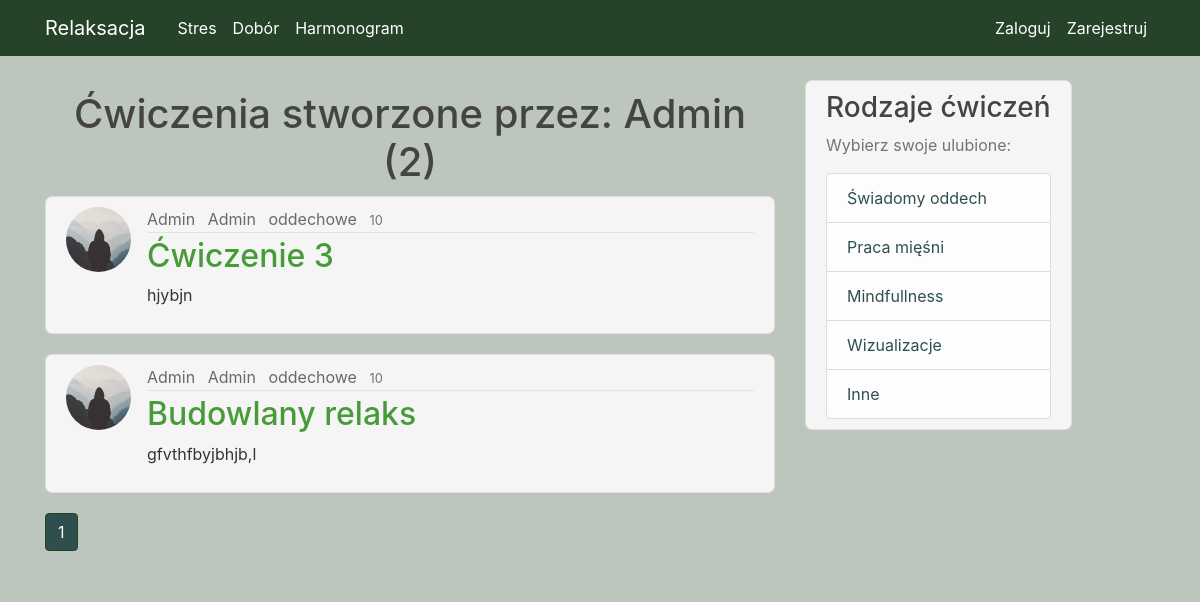
/user/Admin, run on the app's committed database.
### Relaks/models.py (models this page shows, shortened)
class User(db.Model, UserMixin):
    id = db.Column(db.Integer, primary_key=True)
    username = db.Column(db.String(20), unique=True, nullable=False)
    email = db.Column(db.String(120), unique=True, nullable=False)
    image_file = db.Column(db.String(20), nullable=False, default='default.jpg')
    password = db.Column(db.String(60), nullable=False)
    is_admin = db.Column(db.Boolean, nullable=False)
    posts = db.relationship('Post', backref='author', lazy=True)
    fav = db.relationship('Favourite', backref='author', lazy=True)

class Post(db.Model):
    id = db.Column(db.Integer, primary_key=True, autoincrement=True)
    name = db.Column(db.String(100), nullable=True)
    category = db.Column(db.String(100), nullable=True)
    time = db.Column(db.Integer, nullable=True)
    content = db.Column(db.Text, nullable=True)
    user_id = db.Column(db.Integer, db.ForeignKey('user.id'), nullable=False)
    fav = db.relationship('Favourite', backref='fav', lazy=True)

### Relaks/routes.py (the view)
@app.route("/user/<string:username>")
def user_posts(username):
    page = request.args.get('page', 1, type=int)
    user = User.query.filter_by(username=username).first_or_404()
    posts = Post.query.filter_by(author=user) \
        .paginate(page=page, per_page=5)
    return render_template('user_posts.html', posts=posts, user=user)

### Relaks/templates/user_posts.html (shortened to what this page needs)
{% extends "layout.html" %}
{% block content %}
    <h1 style="margin: 10px; text-align: center">Ćwiczenia stworzone przez: {{ user.username }} ({{ posts.total }})</h1>
    {% for post in posts.items %}
        <article class="media content-section">
          <img class="rounded-circle article-img" src="{{ url_for('static', filename='photo/' + post.author.image_file) }}">
          <div class="media-body">
            <div class="article-metadata">
              <a class="mr-2" href="#">{{ post.author.username }}</a>
              <a class="mr-2" href="{{ url_for('user_posts', username=post.author.username) }}">{{ post.author.username }}</a>
                <a class="mr-2" href="{{ url_for('oddech', category=post.category) }}" >{{ post.category }}</a>
              <small class="text-muted">{{ post.time }}</small>
            </div>
            <h2> <a class="article-title" href="{{ url_for('post', post_id=post.id) }}">{{ post.name}}</a> </h2>
            <p class="article-content">{{ post.content }}</p>
          </div>
        </article>
    {% endfor %}
     {% for page_num in posts.iter_pages(left_edge=1, right_edge=1, left_current=1, right_current=2) %}
        {% if page_num %}
            {% if posts.page == page_num %}
                <a class="btn btn-info mb-4" style="background-color: darkslategrey; border-color: #26432a" href="{{ url_for('user_posts', username=user.username, page=page_num)  }}"> {{ page_num }}</a>
             {% else %}
                <a class="btn btn-outline-info mb-4" style="background-color: darkslategrey; border-color: #26432a; " href="{{ url_for('user_posts',username=user.username, page=page_num)  }}"> {{ page_num }}</a>
             {% endif %}
        {% endif %}
    {% endfor %}
{% endblock content %}

### Relaks/static/main.css (style rules this page uses)
body { background-color: #bdc6bd; color: #333333; margin-top: 5rem; }
h1, h2, h3, h4, h5, h6 { color: #444444; }
.content-section { background-color: whitesmoke; padding: 10px 20px; border: 1px solid #dddddd; border-radius: 7px; margin-bottom: 20px; }
.article-title { color: #489b39; }
.article-content { white-space: pre-line; background-color: whitesmoke; }
.article-img { height: 65px; width: 65px; margin-right: 16px; }
.article-metadata { padding-bottom: 1px; margin-bottom: 4px; border-bottom: 1px solid #e3e3e3; color: #444444; }
.btn { background-color: #26432a; }
.mr-2 { color: dimgrey; }

### data on the page
User: username "Admin"
Post: image_file (placeholder picture), author.username "Admin", category "oddechowe", time "10", name "Ćwiczenie 3", content "hjybjn"
Post: image_file (placeholder picture), author.username "Admin", category "oddechowe", time "10", name "Budowlany relaks", content "gfvthfbyjbhjb,l"

### other printed values
{{ posts.total }} "2"
{{ page_num }} "1"
